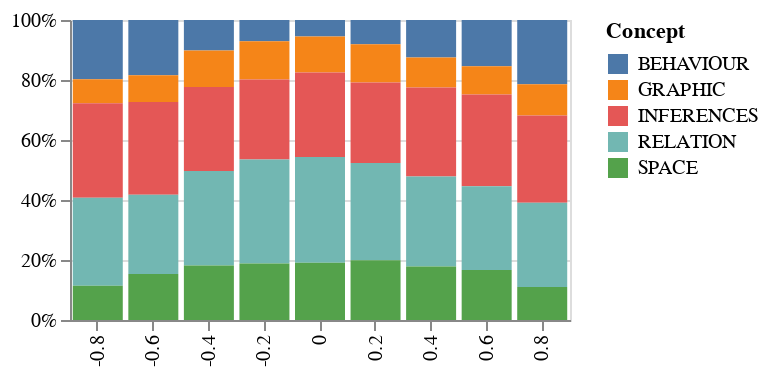

The code cell stored with this chart in its notebook:
### Code cell
alt.Chart(conly).mark_bar(tooltip=True).encode(
    x=alt.X('Correlation:N',axis=alt.Axis(title=None)),
    y=alt.Y('sum(Count):Q',stack='normalize',axis=alt.Axis(title=None,tickCount=5)),
    color=alt.Color('Concept:N'),
       #            scale=alt.Scale(
       #     domain=['false', 'true'],
        #    range=['#000050', '#eeaa00']))
).properties(width=250,height=150) 
#.facet(column='Correlation:N')

### Figure 1 — Vega-Lite specification as saved in the notebook (floating-point values rounded to 4 significant figures)
{"config": {"view": {"continuousWidth": 400, "continuousHeight": 300}}, "data": {"name": "data-9e894c0e57b43fdfc32d9dbf36924eb1"}, "mark": {"type": "bar", "tooltip": true}, "encoding": {"color": {"type": "nominal", "field": "Concept"}, "x": {"type": "nominal", "axis": {"title": null}, "field": "Correlation"}, "y": {"type": "quantitative", "aggregate": "sum", "axis": {"tickCount": 5, "title": null}, "field": "Count", "stack": "normalize"}}, "height": 150, "width": 250, "$schema": "https://vega.github.io/schema/vega-lite/v4.8.1.json", "datasets": {"data-9e894c0e57b43fdfc32d9dbf36924eb1": [{"Question": "C0", "Concept": "BEHAVIOUR", "Negate": false, "Count": 8, "Correlation": 0.0}, {"Question": "C0", "Concept": "BEHAVIOUR", "Negate": true, "Count": 9, "Correlation": 0.0}, {"Question": "C0", "Concept": "GRAPHIC", "Negate": false, "Count": 23, "Correlation": 0.0}, {"Question": "C0", "Concept": "GRAPHIC", "Negate": true, "Count": 14, "Correlation": 0.0}, {"Question": "C0", "Concept": "INFERENCES", "Negate": false, "Count": 46, "Correlation": 0.0}, {"Question": "C0", "Concept": "INFERENCES", "Negate": true, "Count": 41, "Correlation": 0.0}, {"Question": "C0", "Concept": "RELATION", "Negate": false, "Count": 37, "Correlation": 0.0}, {"Question": "C0", "Concept": "RELATION", "Negate": true, "Count": 72, "Correlation": 0.0}, {"Question": "C0", "Concept": "SPACE", "Negate": false, "Count": 43, "Correlation": 0.0}, {"Question": "C0", "Concept": "SPACE", "Negate": true, "Count": 16, "Correlation": 0.0}, {"Question": "C2N", "Concept": "BEHAVIOUR", "Negate": false, "Count": 15, "Correlation": -0.2}, {"Question": "C2N", "Concept": "BEHAVIOUR", "Negate": true, "Count": 6, "Correlation": -0.2}, {"Question": "C2N", "Concept": "GRAPHIC", "Negate": false, "Count": 22, "Correlation": -0.2}, {"Question": "C2N", "Concept": "GRAPHIC", "Negate": true, "Count": 16, "Correlation": -0.2}, {"Question": "C2N", "Concept": "INFERENCES", "Negate": false, "Count": 49, "Correlation": -0.2}, {"Question": "C2N", "Concept": "INFERENCES", "Negate": true, "Count": 30, "Correlation": -0.2}, {"Question": "C2N", "Concept": "RELATION", "Negate": false, "Count": 45, "Correlation": -0.2}, {"Question": "C2N", "Concept": "RELATION", "Negate": true, "Count": 58, "Correlation": -0.2}, {"Question": "C2N", "Concept": "SPACE", "Negate": false, "Count": 41, "Correlation": -0.2}, {"Question": "C2N", "Concept": "SPACE", "Negate": true, "Count": 15, "Correlation": -0.2}, {"Question": "C2P", "Concept": "BEHAVIOUR", "Negate": false, "Count": 18, "Correlation": 0.2}, {"Question": "C2P", "Concept": "BEHAVIOUR", "Negate": true, "Count": 8, "Correlation": 0.2}, {"Question": "C2P", "Concept": "GRAPHIC", "Negate": false, "Count": 33, "Correlation": 0.2}, {"Question": "C2P", "Concept": "GRAPHIC", "Negate": true, "Count": 8, "Correlation": 0.2}, {"Question": "C2P", "Concept": "INFERENCES", "Negate": false, "Count": 56, "Correlation": 0.2}, {"Question": "C2P", "Concept": "INFERENCES", "Negate": true, "Count": 30, "Correlation": 0.2}, {"Question": "C2P", "Concept": "RELATION", "Negate": false, "Count": 52, "Correlation": 0.2}, {"Question": "C2P", "Concept": "RELATION", "Negate": true, "Count": 52, "Correlation": 0.2}, {"Question": "C2P", "Concept": "SPACE", "Negate": false, "Count": 51, "Correlation": 0.2}, {"Question": "C2P", "Concept": "SPACE", "Negate": true, "Count": 13, "Correlation": 0.2}, {"Question": "C4N", "Concept": "BEHAVIOUR", "Negate": false, "Count": 23, "Correlation": -0.4}, {"Question": "C4N", "Concept": "BEHAVIOUR", "Negate": true, "Count": 9, "Correlation": -0.4}, {"Question": "C4N", "Concept": "GRAPHIC", "Negate": false, "Count": 28, "Correlation": -0.4}, {"Question": "C4N", "Concept": "GRAPHIC", "Negate": true, "Count": 10, "Correlation": -0.4}, {"Question": "C4N", "Concept": "INFERENCES", "Negate": false, "Count": 63, "Correlation": -0.4}, {"Question": "C4N", "Concept": "INFERENCES", "Negate": true, "Count": 25, "Correlation": -0.4}, {"Question": "C4N", "Concept": "RELATION", "Negate": false, "Count": 55, "Correlation": -0.4}, {"Question": "C4N", "Concept": "RELATION", "Negate": true, "Count": 44, "Correlation": -0.4}, {"Question": "C4N", "Concept": "SPACE", "Negate": false, "Count": 47, "Correlation": -0.4}, {"Question": "C4N", "Concept": "SPACE", "Negate": true, "Count": 10, "Correlation": -0.4}, {"Question": "C4P", "Concept": "BEHAVIOUR", "Negate": false, "Count": 37, "Correlation": 0.4}, {"Question": "C4P", "Concept": "BEHAVIOUR", "Negate": true, "Count": 3, "Correlation": 0.4}, {"Question": "C4P", "Concept": "GRAPHIC", "Negate": false, "Count": 22, "Correlation": 0.4}, {"Question": "C4P", "Concept": "GRAPHIC", "Negate": true, "Count": 10, "Correlation": 0.4}, {"Question": "C4P", "Concept": "INFERENCES", "Negate": false, "Count": 74, "Correlation": 0.4}, {"Question": "C4P", "Concept": "INFERENCES", "Negate": true, "Count": 21, "Correlation": 0.4}, {"Question": "C4P", "Concept": "RELATION", "Negate": false, "Count": 72, "Correlation": 0.4}, {"Question": "C4P", "Concept": "RELATION", "Negate": true, "Count": 24, "Correlation": 0.4}, {"Question": "C4P", "Concept": "SPACE", "Negate": false, "Count": 43, "Correlation": 0.4}, {"Question": "C4P", "Concept": "SPACE", "Negate": true, "Count": 14, "Correlation": 0.4}, {"Question": "C6N", "Concept": "BEHAVIOUR", "Negate": false, "Count": 56, "Correlation": -0.6}, {"Question": "C6N", "Concept": "BEHAVIOUR", "Negate": true, "Count": 4, "Correlation": -0.6}, {"Question": "C6N", "Concept": "GRAPHIC", "Negate": false, "Count": 23, "Correlation": -0.6}, {"Question": "C6N", "Concept": "GRAPHIC", "Negate": true, "Count": 6, "Correlation": -0.6}, {"Question": "C6N", "Concept": "INFERENCES", "Negate": false, "Count": 90, "Correlation": -0.6}, {"Question": "C6N", "Concept": "INFERENCES", "Negate": true, "Count": 11, "Correlation": -0.6}, {"Question": "C6N", "Concept": "RELATION", "Negate": false, "Count": 74, "Correlation": -0.6}, {"Question": "C6N", "Concept": "RELATION", "Negate": true, "Count": 12, "Correlation": -0.6}, {"Question": "C6N", "Concept": "SPACE", "Negate": false, "Count": 44, "Correlation": -0.6}, {"Question": "C6N", "Concept": "SPACE", "Negate": true, "Count": 6, "Correlation": -0.6}, {"Question": "C6P", "Concept": "BEHAVIOUR", "Negate": false, "Count": 48, "Correlation": 0.6}, {"Question": "C6P", "Concept": "BEHAVIOUR", "Negate": true, "Count": 3, "Correlation": 0.6}, {"Question": "C6P", "Concept": "GRAPHIC", "Negate": false, "Count": 25, "Correlation": 0.6}, {"Question": "C6P", "Concept": "GRAPHIC", "Negate": true, "Count": 6, "Correlation": 0.6}, {"Question": "C6P", "Concept": "INFERENCES", "Negate": false, "Count": 95, "Correlation": 0.6}, {"Question": "C6P", "Concept": "INFERENCES", "Negate": true, "Count": 6, "Correlation": 0.6}, {"Question": "C6P", "Concept": "RELATION", "Negate": false, "Count": 80, "Correlation": 0.6}, {"Question": "C6P", "Concept": "RELATION", "Negate": true, "Count": 12, "Correlation": 0.6}, {"Question": "C6P", "Concept": "SPACE", "Negate": false, "Count": 51, "Correlation": 0.6}, {"Question": "C6P", "Concept": "SPACE", "Negate": true, "Count": 4, "Correlation": 0.6}, {"Question": "C8N", "Concept": "BEHAVIOUR", "Negate": false, "Count": 63, "Correlation": -0.8}, {"Question": "C8N", "Concept": "BEHAVIOUR", "Negate": true, "Count": 1, "Correlation": -0.8}, {"Question": "C8N", "Concept": "GRAPHIC", "Negate": false, "Count": 23, "Correlation": -0.8}, {"Question": "C8N", "Concept": "GRAPHIC", "Negate": true, "Count": 3, "Correlation": -0.8}, {"Question": "C8N", "Concept": "INFERENCES", "Negate": false, "Count": 99, "Correlation": -0.8}, {"Question": "C8N", "Concept": "INFERENCES", "Negate": true, "Count": 3, "Correlation": -0.8}, {"Question": "C8N", "Concept": "RELATION", "Negate": false, "Count": 91, "Correlation": -0.8}, {"Question": "C8N", "Concept": "RELATION", "Negate": true, "Count": 4, "Correlation": -0.8}, {"Question": "C8N", "Concept": "SPACE", "Negate": false, "Count": 35, "Correlation": -0.8}, {"Question": "C8N", "Concept": "SPACE", "Negate": true, "Count": 2, "Correlation": -0.8}, {"Question": "C8P", "Concept": "BEHAVIOUR", "Negate": false, "Count": 66, "Correlation": 0.8}, {"Question": "C8P", "Concept": "BEHAVIOUR", "Negate": true, "Count": 2, "Correlation": 0.8}, {"Question": "C8P", "Concept": "GRAPHIC", "Negate": false, "Count": 32, "Correlation": 0.8}, {"Question": "C8P", "Concept": "GRAPHIC", "Negate": true, "Count": 1, "Correlation": 0.8}, {"Question": "C8P", "Concept": "INFERENCES", "Negate": false, "Count": 90, "Correlation": 0.8}, {"Question": "C8P", "Concept": "INFERENCES", "Negate": true, "Count": 2, "Correlation": 0.8}, {"Question": "C8P", "Concept": "RELATION", "Negate": false, "Count": 88, "Correlation": 0.8}, {"Question": "C8P", "Concept": "RELATION", "Negate": true, "Count": 1, "Correlation": 0.8}, {"Question": "C8P", "Concept": "SPACE", "Negate": false, "Count": 34, "Correlation": 0.8}, {"Question": "C8P", "Concept": "SPACE", "Negate": true, "Count": 1, "Correlation": 0.8}]}}
